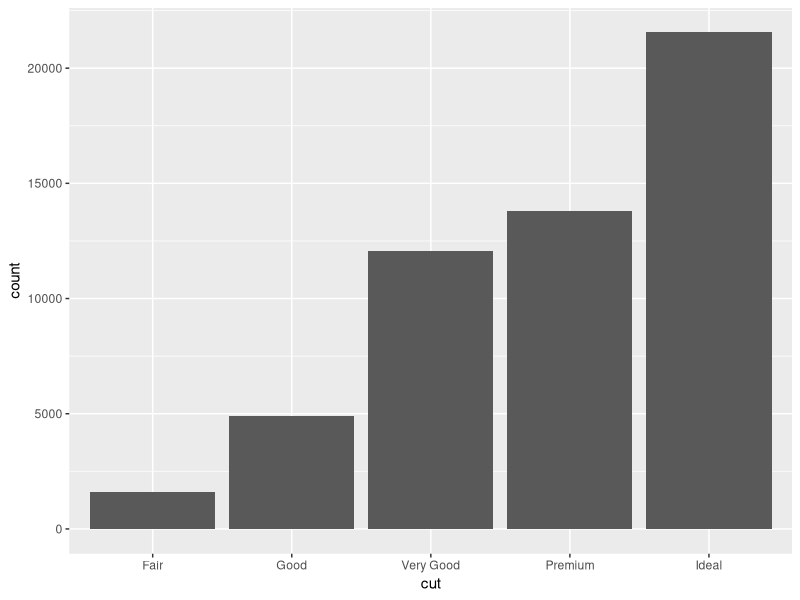
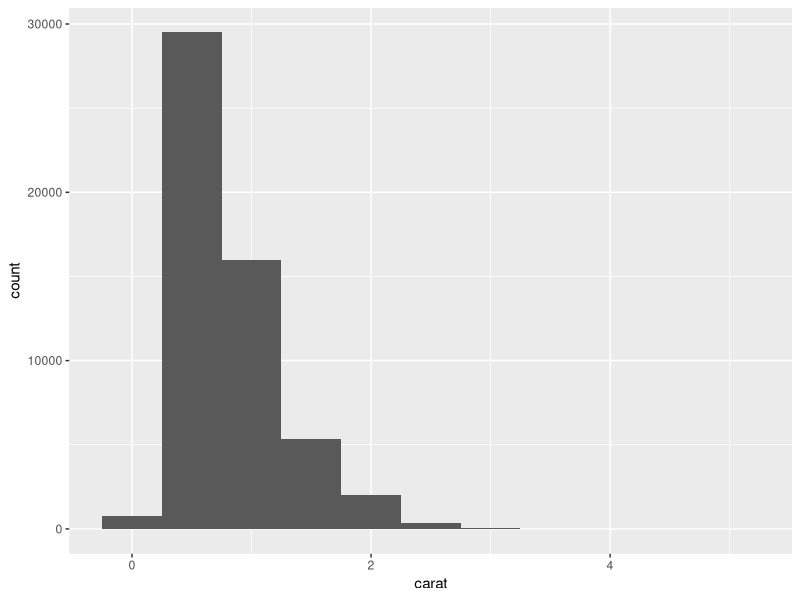
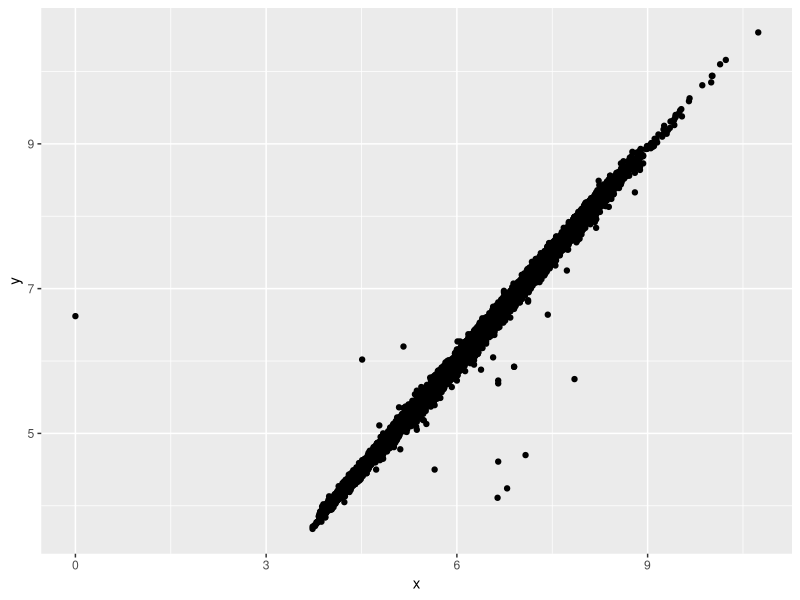
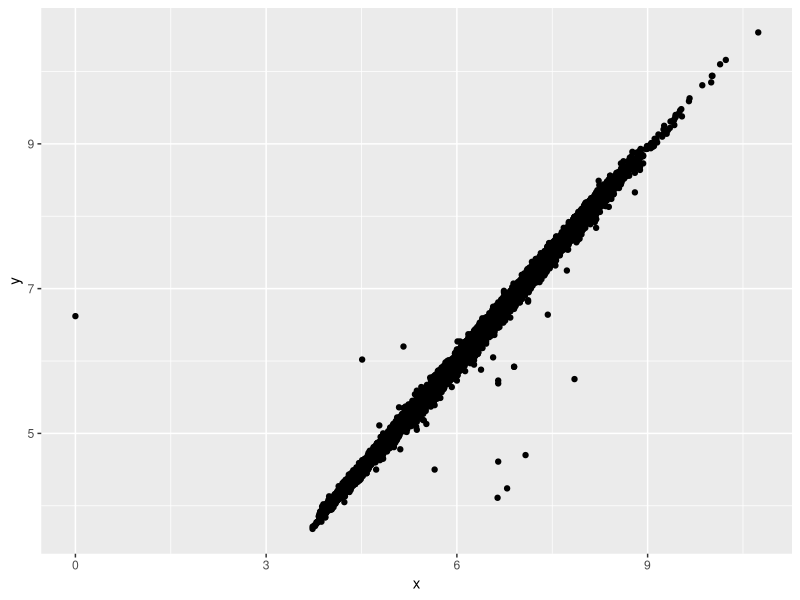
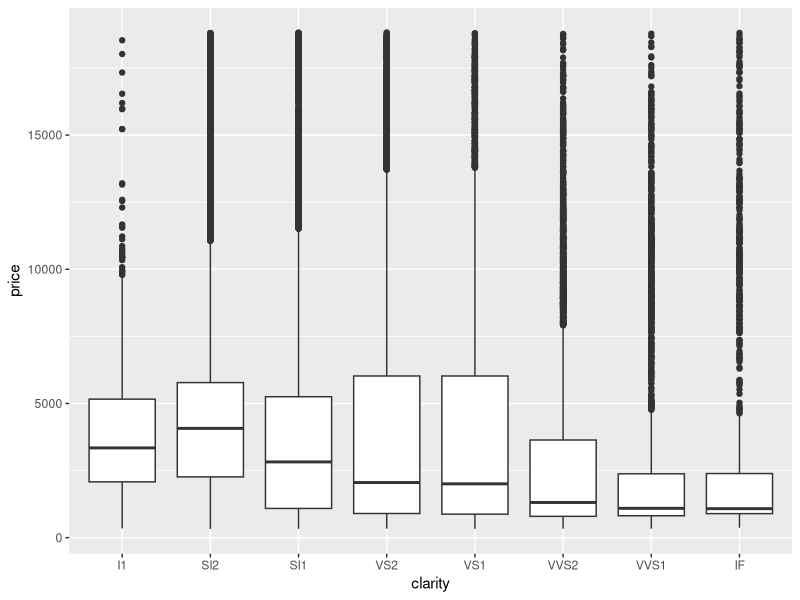
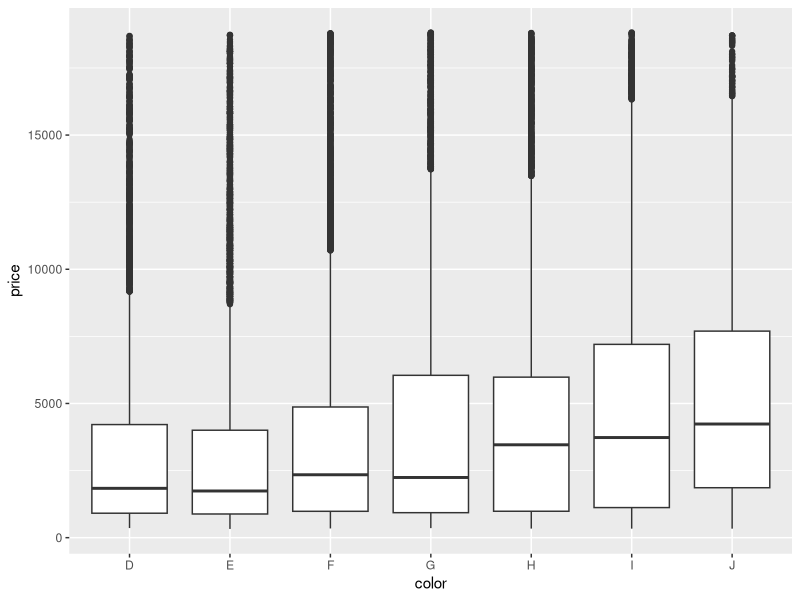
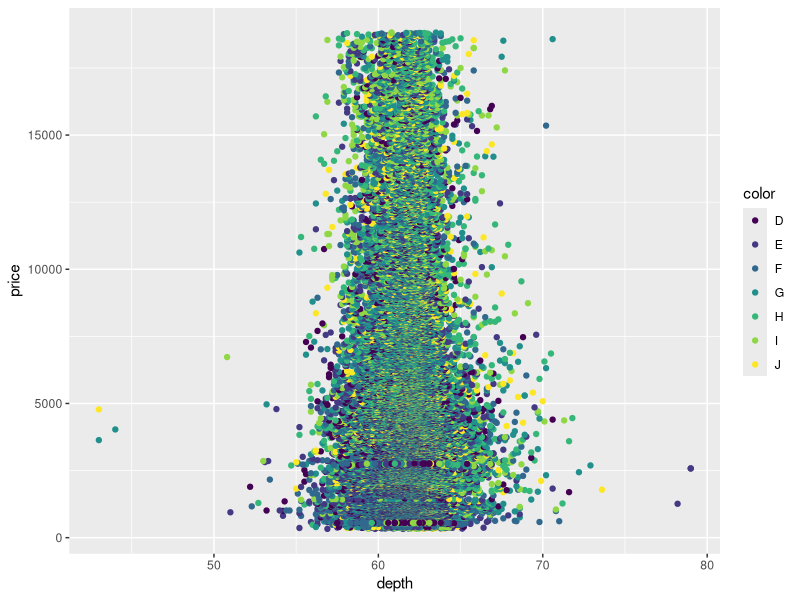
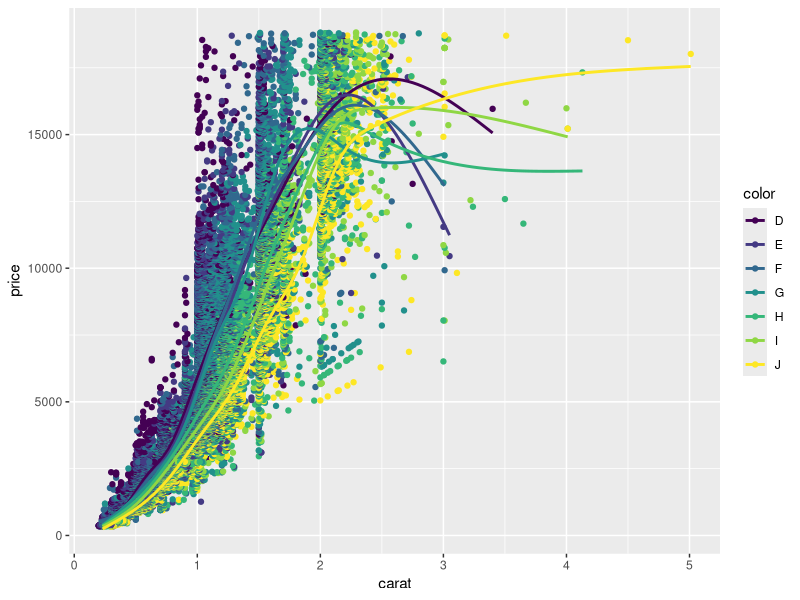

Here is the R script that generated these plots, in order:
## ---- chunk 1
library(tidyverse)
## ---- chunk 2
ggplot(data = diamonds) + geom_bar(mapping = aes(x=cut))
## ---- chunk 3
diamonds %>% count(cut)
## ---- chunk 4
ggplot(data = diamonds) + geom_histogram(mapping = aes(x = carat), binwidth = .5)
## ---- chunk 5
diamonds %>% count(cut_width(carat, .5))
## ---- chunk 6
diamonds2 <- diamonds %>% mutate(y = ifelse(y < 3 | y > 20, NA, y))
## ---- chunk 7
ggplot(data = diamonds2) + geom_point(mapping = aes(x=x, y=y))
## ---- chunk 8
ggplot(data = diamonds2) + geom_point(mapping = aes(x=x, y=y), na.rm = TRUE)
## ---- chunk 9
str(diamonds)
## ---- chunk 10
ggplot(data = diamonds) + geom_boxplot(mapping = aes(x = clarity, y = price))
## ---- chunk 11
ggplot(data = diamonds) + geom_boxplot(mapping = aes(x = color, y = price))
## ---- chunk 12
ggplot(data = diamonds) + geom_point(mapping = aes(x = depth, y = price, color = color))
## ---- chunk 13
ggplot(data = diamonds) + geom_point(mapping = aes(x = carat, y = price, color = color)) + geom_smooth(mapping = aes(x = carat, y = price, color = color), se = FALSE)
